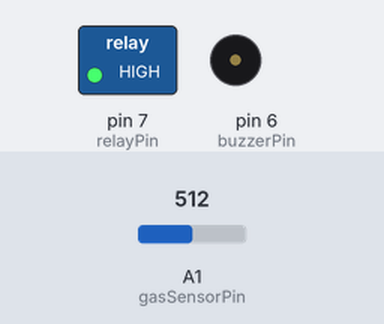
Bench run of a sketch on a simulated Arduino Uno, built with avr-gcc and run on an emulated ATmega328P. Shown: switched loads named in the sketch (green lamp = pin HIGH), buzzer (waves = sounding). Inputs (shaded band) come from the test bench; at power-on: A1 (gasSensorPin) = 512. What the sketch prints to the serial monitor is not drawn.

Above: at 1.8 s.
1.9 s: A1 (gasSensorPin) set to 918
3.4 s: A1 (gasSensorPin) set to 946
At 4.18 s:
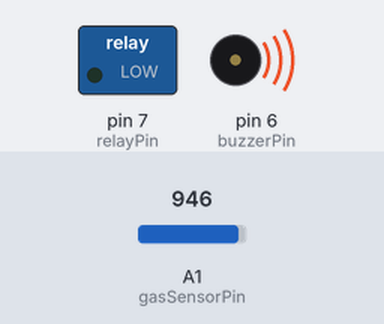
At 6.0 s:
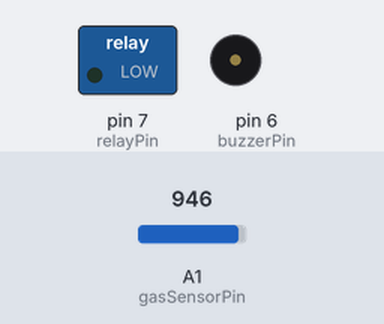
Timing chart, 0 to 12.9 s (numbered marks = the images above; inputs shaded):
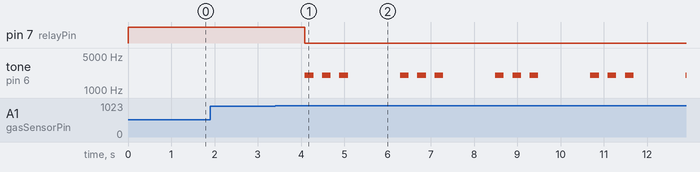

The sketch:

RelayTestWithGasSensor.ino
```cpp
const int relayPin = 7;      // Pin connected to the relay
const int gasSensorPin = A1; // Pin connected to the gas sensor (analog input)
const int buzzerPin = 6;     // Pin connected to the passive buzzer

const int thresholdPPM = 600;   // Gas detection threshold in PPM (adjust as needed)

const float VCC = 5.0;   // Arduino operating voltage
const float R0 = 10.0;   // Sensor resistance in clean air (calibrate this value)

bool gasDetected = false; // Flag to keep track of whether gas is detected

void setup() {
  pinMode(relayPin, OUTPUT);  // Set relay as output
  pinMode(buzzerPin, OUTPUT); // Set buzzer as output
  digitalWrite(relayPin, HIGH); // Set relay ON initially
  Serial.begin(9600);         // Start serial communication
}

void loop() {
  if (!gasDetected) {  // Only check the sensor if gas is not yet detected
    int sensorValue = analogRead(gasSensorPin); // Read gas sensor value
    float voltage = (sensorValue / 1023.0) * VCC; // Convert to voltage

    // Calculate RS (sensor resistance in gas presence)
    float RS = ((VCC * 10.0) / voltage) - 10.0;

    // Convert to PPM using logarithmic formula (values A & B from datasheet)
    float CO_PPM = 10 * pow((RS / R0), -1.5);   // Example formula for CO
    float Smoke_PPM = 10 * pow((RS / R0), -1.2); // Example formula for Smoke
    float Gas_PPM = 10 * pow((RS / R0), -1.8);   // Example formula for Gas

    int relayStatus = digitalRead(relayPin); // Read relay status

    // Print Gas PPM values in Serial Monitor
    Serial.print("CO PPM: "); Serial.print(CO_PPM);
    Serial.print(" | Smoke PPM: "); Serial.print(Smoke_PPM);
    Serial.print(" | Gas PPM: "); Serial.print(Gas_PPM);
    Serial.print(" | Relay Status: "); Serial.println(relayStatus == HIGH ? "ON" : "OFF");

    // If any gas value exceeds the threshold, set gasDetected to true
    if (CO_PPM > thresholdPPM || Smoke_PPM > thresholdPPM || Gas_PPM > thresholdPPM) {
      gasDetected = true;  // Set persistent alarm state
      Serial.println("⚠️ Gas Detected! Alarm Activated ⚠️");
    }
  }

  // **Persistent Alarm State (after gas detection)**:
  if (gasDetected) {
    digitalWrite(relayPin, LOW);  // Keep relay OFF
    //tone(buzzerPin, 2000);        // Buzzer keeps beeping continuously
     for (int i = 0; i < 3; i++) {
      tone(buzzerPin, 2000);
      delay(200);
      noTone(buzzerPin);
    delay(200);
  }
    Serial.println("🚨 System OFF | Buzzer ON (Manual Reset Required) 🚨");
  }

  delay(1000);  // Wait 1 second before checking again
}


/*
const int relayPin = 7;      // Pin connected to the relay
const int gasSensorPin = A1; // Pin connected to the gas sensor (analog input)
const int buzzerPin = 6;     // Pin connected to the passive buzzer

const int thresholdPPM = 600;   // Gas detection threshold in PPM (adjust as needed)

const float VCC = 5.0;   // Arduino operating voltage
const float R0 = 10.0;   // Sensor resistance in clean air (calibrate this value)

bool gasDetected = false; // Persistent alarm state

void setup() {
  pinMode(relayPin, OUTPUT);  // Set relay as output
  pinMode(buzzerPin, OUTPUT); // Set buzzer as output
  Serial.begin(9600);         // Start serial communication
}

void loop() {
  if (!gasDetected) {  // Only check sensor if alarm hasn't been triggered
    int sensorValue = analogRead(gasSensorPin); // Read gas sensor value
    float voltage = (sensorValue / 1023.0) * VCC; // Convert to voltage

    // Calculate RS (sensor resistance in gas presence)
    float RS = ((VCC * 10.0) / voltage) - 10.0;

    // Convert to PPM using logarithmic formula (values A & B from datasheet)
    float CO_PPM = 10 * pow((RS / R0), -1.5);   // Example formula for CO
    float Smoke_PPM = 10 * pow((RS / R0), -1.2); // Example formula for Smoke
    float Gas_PPM = 10 * pow((RS / R0), -1.8);   // Example formula for Gas

    int relayStatus = digitalRead(relayPin); // Read relay status

    // Print Gas PPM values in Serial Monitor
    Serial.print("CO PPM: "); Serial.print(CO_PPM);
    Serial.print(" | Smoke PPM: "); Serial.print(Smoke_PPM);
    Serial.print(" | Gas PPM: "); Serial.print(Gas_PPM);
    Serial.print(" | Relay Status: "); Serial.println(relayStatus == HIGH ? "ON" : "OFF");

    // If any gas value exceeds the threshold, trigger alarm state
    if (CO_PPM > thresholdPPM || Smoke_PPM > thresholdPPM || Gas_PPM > thresholdPPM) {
      gasDetected = true;  // Set persistent alarm state
      Serial.println("⚠️ Gas Detected! Alarm Activated ⚠️");
    }
  }

  // **Persistent Alarm State:**
  if (gasDetected) {
    digitalWrite(relayPin, LOW);  // Keep relay OFF
    tone(buzzerPin, 2000);        // Buzzer keeps beeping continuously
    Serial.println("🚨 System OFF | Buzzer ON (Manual Reset Required) 🚨");
  }

  delay(1000);  // Wait 1 second before checking again
}

*/


/*
const int relayPin = 7;      // Pin connected to the relay
const int gasSensorPin = A1; // Pin connected to the gas sensor (analog input)
const int buzzerPin = 6;     // Pin connected to the passive buzzer

const int thresholdPPM = 600;   // Gas detection threshold in PPM (adjust as needed)

const float VCC = 5.0;   // Arduino operating voltage
const float R0 = 10.0;   // Sensor resistance in clean air (calibrate this value)

void setup() {
  pinMode(relayPin, OUTPUT);  // Set relay as output
  pinMode(buzzerPin, OUTPUT); // Set buzzer as output
  Serial.begin(9600);         // Start serial communication
}

void loop() {
  int sensorValue = analogRead(gasSensorPin); // Read gas sensor value
  float voltage = (sensorValue / 1023.0) * VCC; // Convert to voltage

  // Calculate RS (sensor resistance in gas presence)
  float RS = ((VCC * 10.0) / voltage) - 10.0;

  // Convert to PPM using logarithmic formula (values A & B are from the datasheet)
  float CO_PPM = 10 * pow((RS / R0), -1.5);  // Example formula for CO
  float Smoke_PPM = 10 * pow((RS / R0), -1.2);  // Example formula for Smoke
  float Gas_PPM = 10 * pow((RS / R0), -1.8);  // Example formula for Gas

  int relayStatus = digitalRead(relayPin); // Read relay status

  // Print Gas PPM values in Serial Monitor
  Serial.print("CO PPM: "); Serial.print(CO_PPM);
  Serial.print(" | Smoke PPM: "); Serial.print(Smoke_PPM);
  Serial.print(" | Gas PPM: "); Serial.print(Gas_PPM);
  Serial.print(" | Relay Status: "); Serial.println(relayStatus == HIGH ? "ON" : "OFF");

  // If any gas value exceeds the threshold
  if (CO_PPM > thresholdPPM || Smoke_PPM > thresholdPPM || Gas_PPM > thresholdPPM) {
    digitalWrite(relayPin, LOW);  // Turn relay OFF (interrupt power)
    tone(buzzerPin, 2000, 500);   // Generate a 2000Hz beep for 500ms
    Serial.println("System OFF | Buzzer ON (Gas Detected)");
  } else {
    digitalWrite(relayPin, HIGH); // Turn relay ON (restore power)
    noTone(buzzerPin);            // Stop the buzzer
    Serial.println("System ON | Buzzer OFF (No Gas Detected)");
  }

  delay(1000);  // Wait 1 second before checking again
}
*/
```

Measured:
- the behaviour switches between 927 and 928 on A1 (gasSensorPin) (found by bisection; images 0 and 1)
- after the input at 1.9 s, every drawn part: stays the same
- after the input at 3.4 s, pin 7 (relayPin): HIGH → LOW after 0.69 s; tone on pin 6 (buzzerPin): silent → 2000 Hz after 0.69 s, then repeats every 2.2 s: 2 × (silent 0.20 s, 2000 Hz 0.20 s), silent 1.2 s, 2000 Hz 0.20 s
